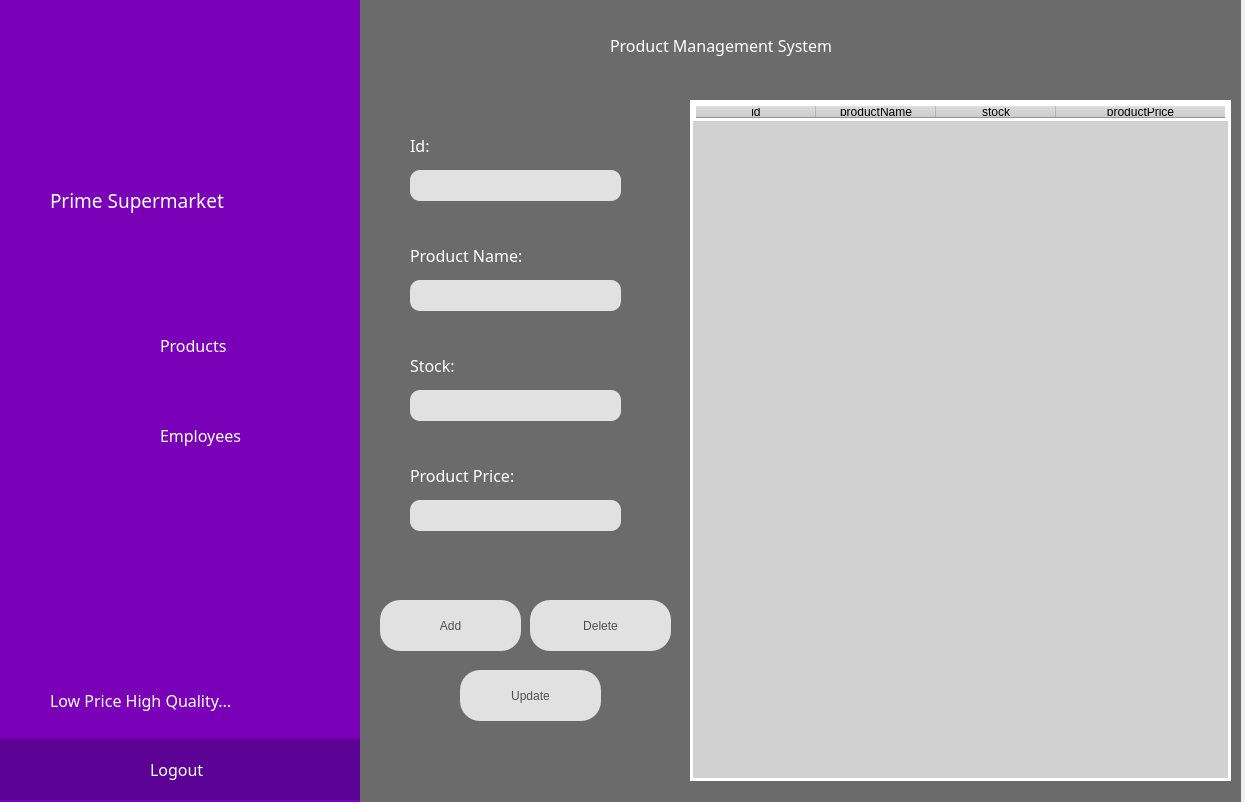
<?xml version="1.0" encoding="UTF-8"?>
<ui version="4.0">
 <class>Form</class>
 <widget class="QWidget" name="Form">
  <property name="geometry">
   <rect>
    <x>0</x>
    <y>0</y>
    <width>1245</width>
    <height>802</height>
   </rect>
  </property>
  <property name="windowTitle">
   <string>Form</string>
  </property>
  <widget class="QWidget" name="widget" native="true">
   <property name="geometry">
    <rect>
     <x>0</x>
     <y>0</y>
     <width>361</width>
     <height>831</height>
    </rect>
   </property>
   <property name="styleSheet">
    <string notr="true">background-color: rgb(121, 0, 182);</string>
   </property>
   <widget class="QLabel" name="label_3">
    <property name="geometry">
     <rect>
      <x>100</x>
      <y>50</y>
      <width>121</width>
      <height>121</height>
     </rect>
    </property>
    <property name="styleSheet">
     <string notr="true">font: 11pt &quot;MS Shell Dlg 2&quot;;</string>
    </property>
    <property name="text">
     <string/>
    </property>
    <property name="pixmap">
     <pixmap resource="../../../Desktop/img/a.qrc">:/newPrefix/cart.png</pixmap>
    </property>
    <property name="scaledContents">
     <bool>true</bool>
    </property>
   </widget>
   <widget class="QLabel" name="label">
    <property name="geometry">
     <rect>
      <x>50</x>
      <y>170</y>
      <width>271</width>
      <height>61</height>
     </rect>
    </property>
    <property name="font">
     <font>
      <family>Arial Black</family>
      <pointsize>14</pointsize>
      <weight>10</weight>
      <italic>false</italic>
      <bold>false</bold>
     </font>
    </property>
    <property name="styleSheet">
     <string notr="true">color: rgb(255, 255, 255);
font: 87 14pt &quot;Arial Black&quot;;</string>
    </property>
    <property name="text">
     <string>Prime Supermarket</string>
    </property>
   </widget>
   <widget class="QWidget" name="widget_3" native="true">
    <property name="geometry">
     <rect>
      <x>0</x>
      <y>739</y>
      <width>361</width>
      <height>61</height>
     </rect>
    </property>
    <property name="styleSheet">
     <string notr="true">background-color:rgb(91, 1, 147)</string>
    </property>
    <widget class="QLabel" name="label_5">
     <property name="geometry">
      <rect>
       <x>150</x>
       <y>10</y>
       <width>81</width>
       <height>41</height>
      </rect>
     </property>
     <property name="font">
      <font>
       <family>Arial Black</family>
       <pointsize>12</pointsize>
       <weight>10</weight>
       <italic>false</italic>
       <bold>false</bold>
      </font>
     </property>
     <property name="styleSheet">
      <string notr="true">color: rgb(255, 255, 255);
font: 87 12pt &quot;Arial Black&quot;;</string>
     </property>
     <property name="text">
      <string>Logout</string>
     </property>
    </widget>
    <widget class="QLabel" name="label_6">
     <property name="geometry">
      <rect>
       <x>90</x>
       <y>10</y>
       <width>51</width>
       <height>41</height>
      </rect>
     </property>
     <property name="font">
      <font>
       <family>Arial Black</family>
       <pointsize>12</pointsize>
       <weight>10</weight>
       <italic>false</italic>
       <bold>false</bold>
      </font>
     </property>
     <property name="styleSheet">
      <string notr="true">color: rgb(255, 255, 255);
font: 87 12pt &quot;Arial Black&quot;;</string>
     </property>
     <property name="text">
      <string/>
     </property>
     <property name="pixmap">
      <pixmap resource="../../../Desktop/img/a.qrc">:/newPrefix/logout.png</pixmap>
     </property>
     <property name="scaledContents">
      <bool>true</bool>
     </property>
    </widget>
   </widget>
   <widget class="QLabel" name="label_2">
    <property name="geometry">
     <rect>
      <x>50</x>
      <y>670</y>
      <width>271</width>
      <height>61</height>
     </rect>
    </property>
    <property name="font">
     <font>
      <family>Arial Black</family>
      <pointsize>12</pointsize>
      <weight>10</weight>
      <italic>false</italic>
      <bold>false</bold>
     </font>
    </property>
    <property name="styleSheet">
     <string notr="true">color: rgb(255, 255, 255);
font: 87 12pt &quot;Arial Black&quot;;</string>
    </property>
    <property name="text">
     <string>Low Price High Quality...</string>
    </property>
   </widget>
   <widget class="QLabel" name="label_7">
    <property name="geometry">
     <rect>
      <x>160</x>
      <y>310</y>
      <width>111</width>
      <height>71</height>
     </rect>
    </property>
    <property name="font">
     <font>
      <family>Arial Black</family>
      <pointsize>12</pointsize>
      <weight>10</weight>
      <italic>false</italic>
      <bold>false</bold>
     </font>
    </property>
    <property name="styleSheet">
     <string notr="true">color: rgb(255, 255, 255);
font: 87 12pt &quot;Arial Black&quot;;</string>
    </property>
    <property name="text">
     <string>Products</string>
    </property>
   </widget>
   <widget class="QLabel" name="label_14">
    <property name="geometry">
     <rect>
      <x>90</x>
      <y>320</y>
      <width>61</width>
      <height>51</height>
     </rect>
    </property>
    <property name="font">
     <font>
      <family>Arial Black</family>
      <pointsize>12</pointsize>
      <weight>10</weight>
      <italic>false</italic>
      <bold>false</bold>
     </font>
    </property>
    <property name="styleSheet">
     <string notr="true">color: rgb(255, 255, 255);
font: 87 12pt &quot;Arial Black&quot;;</string>
    </property>
    <property name="text">
     <string/>
    </property>
    <property name="pixmap">
     <pixmap resource="../../../Desktop/img/a.qrc">:/newPrefix/products.png</pixmap>
    </property>
    <property name="scaledContents">
     <bool>true</bool>
    </property>
   </widget>
   <widget class="QLabel" name="label_15">
    <property name="geometry">
     <rect>
      <x>160</x>
      <y>400</y>
      <width>141</width>
      <height>71</height>
     </rect>
    </property>
    <property name="font">
     <font>
      <family>Arial Black</family>
      <pointsize>12</pointsize>
      <weight>10</weight>
      <italic>false</italic>
      <bold>false</bold>
     </font>
    </property>
    <property name="styleSheet">
     <string notr="true">color: rgb(255, 255, 255);
font: 87 12pt &quot;Arial Black&quot;;</string>
    </property>
    <property name="text">
     <string>Employees</string>
    </property>
   </widget>
   <widget class="QLabel" name="label_16">
    <property name="geometry">
     <rect>
      <x>90</x>
      <y>410</y>
      <width>61</width>
      <height>51</height>
     </rect>
    </property>
    <property name="font">
     <font>
      <family>Arial Black</family>
      <pointsize>12</pointsize>
      <weight>10</weight>
      <italic>false</italic>
      <bold>false</bold>
     </font>
    </property>
    <property name="styleSheet">
     <string notr="true">color: rgb(255, 255, 255);
font: 87 12pt &quot;Arial Black&quot;;</string>
    </property>
    <property name="text">
     <string/>
    </property>
    <property name="pixmap">
     <pixmap resource="../../../Desktop/img/a.qrc">:/newPrefix/worker.png</pixmap>
    </property>
    <property name="scaledContents">
     <bool>true</bool>
    </property>
   </widget>
  </widget>
  <widget class="QWidget" name="widget_2" native="true">
   <property name="geometry">
    <rect>
     <x>360</x>
     <y>0</y>
     <width>881</width>
     <height>811</height>
    </rect>
   </property>
   <property name="styleSheet">
    <string notr="true">background-color:rgb(107, 107, 107)</string>
   </property>
   <widget class="QLabel" name="label_4">
    <property name="geometry">
     <rect>
      <x>250</x>
      <y>20</y>
      <width>321</width>
      <height>31</height>
     </rect>
    </property>
    <property name="font">
     <font>
      <family>Arial Black</family>
      <pointsize>12</pointsize>
      <weight>10</weight>
      <italic>false</italic>
      <bold>false</bold>
     </font>
    </property>
    <property name="styleSheet">
     <string notr="true">font: 87 12pt &quot;Arial Black&quot;;
color: rgb(255, 255, 255);</string>
    </property>
    <property name="text">
     <string>Product Management System</string>
    </property>
   </widget>
   <widget class="QLabel" name="label_17">
    <property name="geometry">
     <rect>
      <x>50</x>
      <y>120</y>
      <width>31</width>
      <height>31</height>
     </rect>
    </property>
    <property name="font">
     <font>
      <family>Arial Black</family>
      <pointsize>12</pointsize>
      <weight>10</weight>
      <italic>false</italic>
      <bold>false</bold>
     </font>
    </property>
    <property name="styleSheet">
     <string notr="true">font: 87 12pt &quot;Arial Black&quot;;
color: rgb(255, 255, 255);</string>
    </property>
    <property name="text">
     <string>Id:</string>
    </property>
   </widget>
   <widget class="QLineEdit" name="lineEdit_2">
    <property name="geometry">
     <rect>
      <x>50</x>
      <y>160</y>
      <width>211</width>
      <height>31</height>
     </rect>
    </property>
    <property name="styleSheet">
     <string notr="true">background-color: rgb(225, 225, 225);




</string>
    </property>
    <property name="echoMode">
     <enum>QLineEdit::Normal</enum>
    </property>
   </widget>
   <widget class="QLabel" name="label_18">
    <property name="geometry">
     <rect>
      <x>50</x>
      <y>230</y>
      <width>171</width>
      <height>31</height>
     </rect>
    </property>
    <property name="font">
     <font>
      <family>Arial Black</family>
      <pointsize>12</pointsize>
      <weight>10</weight>
      <italic>false</italic>
      <bold>false</bold>
     </font>
    </property>
    <property name="styleSheet">
     <string notr="true">font: 87 12pt &quot;Arial Black&quot;;
color: rgb(255, 255, 255);</string>
    </property>
    <property name="text">
     <string>Product Name:</string>
    </property>
   </widget>
   <widget class="QLineEdit" name="lineEdit_3">
    <property name="geometry">
     <rect>
      <x>50</x>
      <y>270</y>
      <width>211</width>
      <height>31</height>
     </rect>
    </property>
    <property name="styleSheet">
     <string notr="true">background-color: rgb(225, 225, 225);




</string>
    </property>
    <property name="echoMode">
     <enum>QLineEdit::Normal</enum>
    </property>
   </widget>
   <widget class="QLabel" name="label_19">
    <property name="geometry">
     <rect>
      <x>50</x>
      <y>330</y>
      <width>31</width>
      <height>31</height>
     </rect>
    </property>
    <property name="font">
     <font>
      <family>Arial Black</family>
      <pointsize>12</pointsize>
      <weight>10</weight>
      <italic>false</italic>
      <bold>false</bold>
     </font>
    </property>
    <property name="styleSheet">
     <string notr="true">font: 87 12pt &quot;Arial Black&quot;;
color: rgb(255, 255, 255);</string>
    </property>
    <property name="text">
     <string>Id:</string>
    </property>
   </widget>
   <widget class="QLineEdit" name="lineEdit_4">
    <property name="geometry">
     <rect>
      <x>50</x>
      <y>370</y>
      <width>211</width>
      <height>31</height>
     </rect>
    </property>
    <property name="styleSheet">
     <string notr="true">background-color: rgb(225, 225, 225);




</string>
    </property>
    <property name="echoMode">
     <enum>QLineEdit::Normal</enum>
    </property>
   </widget>
   <widget class="QWidget" name="widget_4" native="true">
    <property name="geometry">
     <rect>
      <x>0</x>
      <y>10</y>
      <width>881</width>
      <height>811</height>
     </rect>
    </property>
    <property name="styleSheet">
     <string notr="true">background-color:rgb(107, 107, 107)</string>
    </property>
    <widget class="QLabel" name="label_20">
     <property name="geometry">
      <rect>
       <x>250</x>
       <y>20</y>
       <width>321</width>
       <height>31</height>
      </rect>
     </property>
     <property name="font">
      <font>
       <family>Arial Black</family>
       <pointsize>12</pointsize>
       <weight>10</weight>
       <italic>false</italic>
       <bold>false</bold>
      </font>
     </property>
     <property name="styleSheet">
      <string notr="true">font: 87 12pt &quot;Arial Black&quot;;
color: rgb(255, 255, 255);</string>
     </property>
     <property name="text">
      <string>Product Management System</string>
     </property>
    </widget>
    <widget class="QLabel" name="label_21">
     <property name="geometry">
      <rect>
       <x>50</x>
       <y>120</y>
       <width>31</width>
       <height>31</height>
      </rect>
     </property>
     <property name="font">
      <font>
       <family>Arial Black</family>
       <pointsize>12</pointsize>
       <weight>10</weight>
       <italic>false</italic>
       <bold>false</bold>
      </font>
     </property>
     <property name="styleSheet">
      <string notr="true">font: 87 12pt &quot;Arial Black&quot;;
color: rgb(255, 255, 255);</string>
     </property>
     <property name="text">
      <string>Id:</string>
     </property>
    </widget>
    <widget class="QLineEdit" name="lineEdit_5">
     <property name="geometry">
      <rect>
       <x>50</x>
       <y>160</y>
       <width>211</width>
       <height>31</height>
      </rect>
     </property>
     <property name="styleSheet">
      <string notr="true">background-color: rgb(225, 225, 225);
border-radius: 10px;




</string>
     </property>
     <property name="echoMode">
      <enum>QLineEdit::Normal</enum>
     </property>
    </widget>
    <widget class="QLabel" name="label_22">
     <property name="geometry">
      <rect>
       <x>50</x>
       <y>230</y>
       <width>171</width>
       <height>31</height>
      </rect>
     </property>
     <property name="font">
      <font>
       <family>Arial Black</family>
       <pointsize>12</pointsize>
       <weight>10</weight>
       <italic>false</italic>
       <bold>false</bold>
      </font>
     </property>
     <property name="styleSheet">
      <string notr="true">font: 87 12pt &quot;Arial Black&quot;;
color: rgb(255, 255, 255);</string>
     </property>
     <property name="text">
      <string>Product Name:</string>
     </property>
    </widget>
    <widget class="QLineEdit" name="lineEdit_6">
     <property name="geometry">
      <rect>
       <x>50</x>
       <y>270</y>
       <width>211</width>
       <height>31</height>
      </rect>
     </property>
     <property name="styleSheet">
      <string notr="true">background-color: rgb(225, 225, 225);
border-radius: 10px;




</string>
     </property>
     <property name="echoMode">
      <enum>QLineEdit::Normal</enum>
     </property>
    </widget>
    <widget class="QLabel" name="label_23">
     <property name="geometry">
      <rect>
       <x>50</x>
       <y>340</y>
       <width>91</width>
       <height>31</height>
      </rect>
     </property>
     <property name="font">
      <font>
       <family>Arial Black</family>
       <pointsize>12</pointsize>
       <weight>10</weight>
       <italic>false</italic>
       <bold>false</bold>
      </font>
     </property>
     <property name="styleSheet">
      <string notr="true">font: 87 12pt &quot;Arial Black&quot;;
color: rgb(255, 255, 255);</string>
     </property>
     <property name="text">
      <string>Stock:</string>
     </property>
    </widget>
    <widget class="QLineEdit" name="lineEdit_7">
     <property name="geometry">
      <rect>
       <x>50</x>
       <y>380</y>
       <width>211</width>
       <height>31</height>
      </rect>
     </property>
     <property name="styleSheet">
      <string notr="true">background-color: rgb(225, 225, 225);
border-radius: 10px;






</string>
     </property>
     <property name="echoMode">
      <enum>QLineEdit::Normal</enum>
     </property>
    </widget>
    <widget class="QLineEdit" name="lineEdit_8">
     <property name="geometry">
      <rect>
       <x>50</x>
       <y>490</y>
       <width>211</width>
       <height>31</height>
      </rect>
     </property>
     <property name="styleSheet">
      <string notr="true">background-color: rgb(225, 225, 225);
border-radius: 10px;




</string>
     </property>
     <property name="echoMode">
      <enum>QLineEdit::Normal</enum>
     </property>
    </widget>
    <widget class="QLabel" name="label_24">
     <property name="geometry">
      <rect>
       <x>50</x>
       <y>450</y>
       <width>161</width>
       <height>31</height>
      </rect>
     </property>
     <property name="font">
      <font>
       <family>Arial Black</family>
       <pointsize>12</pointsize>
       <weight>10</weight>
       <italic>false</italic>
       <bold>false</bold>
      </font>
     </property>
     <property name="styleSheet">
      <string notr="true">font: 87 12pt &quot;Arial Black&quot;;
color: rgb(255, 255, 255);</string>
     </property>
     <property name="text">
      <string>Product Price:</string>
     </property>
    </widget>
    <widget class="QPushButton" name="pushButton">
     <property name="geometry">
      <rect>
       <x>20</x>
       <y>590</y>
       <width>141</width>
       <height>51</height>
      </rect>
     </property>
     <property name="styleSheet">
      <string notr="true">background-color: rgb(225, 225, 225);
color: rgb(79, 79, 79);
font: 75 12pt &quot;MS Shell Dlg 2&quot;;
border-radius: 20px;</string>
     </property>
     <property name="text">
      <string>Add</string>
     </property>
    </widget>
    <widget class="QPushButton" name="pushButton_2">
     <property name="geometry">
      <rect>
       <x>100</x>
       <y>660</y>
       <width>141</width>
       <height>51</height>
      </rect>
     </property>
     <property name="styleSheet">
      <string notr="true">background-color: rgb(225, 225, 225);
color: rgb(79, 79, 79);
font: 75 12pt &quot;MS Shell Dlg 2&quot;;
border-radius: 20px;</string>
     </property>
     <property name="text">
      <string>Update</string>
     </property>
    </widget>
    <widget class="QPushButton" name="pushButton_3">
     <property name="geometry">
      <rect>
       <x>170</x>
       <y>590</y>
       <width>141</width>
       <height>51</height>
      </rect>
     </property>
     <property name="styleSheet">
      <string notr="true">background-color: rgb(225, 225, 225);
color: rgb(79, 79, 79);
font: 75 12pt &quot;MS Shell Dlg 2&quot;;
border-radius: 20px;</string>
     </property>
     <property name="text">
      <string>Delete</string>
     </property>
    </widget>
    <widget class="QTableWidget" name="tableWidget">
     <property name="geometry">
      <rect>
       <x>330</x>
       <y>90</y>
       <width>541</width>
       <height>681</height>
      </rect>
     </property>
     <property name="styleSheet">
      <string notr="true">border: 3px solid white;
background-color: rgb(209, 209, 209);</string>
     </property>
     <attribute name="horizontalHeaderVisible">
      <bool>true</bool>
     </attribute>
     <attribute name="horizontalHeaderCascadingSectionResizes">
      <bool>false</bool>
     </attribute>
     <attribute name="horizontalHeaderDefaultSectionSize">
      <number>120</number>
     </attribute>
     <attribute name="horizontalHeaderHighlightSections">
      <bool>true</bool>
     </attribute>
     <attribute name="horizontalHeaderStretchLastSection">
      <bool>true</bool>
     </attribute>
     <attribute name="verticalHeaderDefaultSectionSize">
      <number>37</number>
     </attribute>
     <attribute name="verticalHeaderHighlightSections">
      <bool>true</bool>
     </attribute>
     <attribute name="verticalHeaderMinimumSectionSize">
      <number>40</number>
     </attribute>
     <column>
      <property name="text">
       <string>id</string>
      </property>
     </column>
     <column>
      <property name="text">
       <string>productName</string>
      </property>
     </column>
     <column>
      <property name="text">
       <string>stock</string>
      </property>
     </column>
     <column>
      <property name="text">
       <string>productPrice</string>
      </property>
     </column>
    </widget>
   </widget>
  </widget>
 </widget>
 <resources>
  <include location="../../../Desktop/img/a.qrc"/>
  <include location="../../../../../Desktop/img/a.qrc"/>
 </resources>
 <connections/>
</ui>
